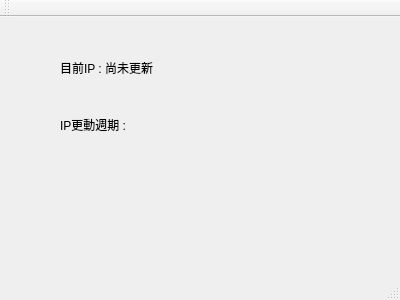
<?xml version="1.0" encoding="UTF-8"?>
<ui version="4.0">
 <class>MainWindow</class>
 <widget class="QMainWindow" name="MainWindow">
  <property name="geometry">
   <rect>
    <x>0</x>
    <y>0</y>
    <width>400</width>
    <height>300</height>
   </rect>
  </property>
  <property name="windowTitle">
   <string>MainWindow</string>
  </property>
  <widget class="QWidget" name="centralWidget">
   <widget class="QLabel" name="ipLabel">
    <property name="geometry">
     <rect>
      <x>60</x>
      <y>40</y>
      <width>301</width>
      <height>21</height>
     </rect>
    </property>
    <property name="text">
     <string>目前IP : 尚未更新</string>
    </property>
    <property name="alignment">
     <set>Qt::AlignLeading|Qt::AlignLeft|Qt::AlignVCenter</set>
    </property>
   </widget>
   <widget class="QLabel" name="label">
    <property name="geometry">
     <rect>
      <x>60</x>
      <y>100</y>
      <width>91</width>
      <height>16</height>
     </rect>
    </property>
    <property name="text">
     <string>IP更動週期 : </string>
    </property>
   </widget>
   <widget class="QLabel" name="cycleLabel">
    <property name="geometry">
     <rect>
      <x>150</x>
      <y>100</y>
      <width>141</width>
      <height>16</height>
     </rect>
    </property>
    <property name="text">
     <string/>
    </property>
   </widget>
  </widget>
  <widget class="QMenuBar" name="menuBar">
   <property name="geometry">
    <rect>
     <x>0</x>
     <y>0</y>
     <width>400</width>
     <height>26</height>
    </rect>
   </property>
  </widget>
  <widget class="QToolBar" name="mainToolBar">
   <attribute name="toolBarArea">
    <enum>TopToolBarArea</enum>
   </attribute>
   <attribute name="toolBarBreak">
    <bool>false</bool>
   </attribute>
  </widget>
  <widget class="QStatusBar" name="statusBar"/>
 </widget>
 <layoutdefault spacing="6" margin="11"/>
 <resources/>
 <connections/>
</ui>
